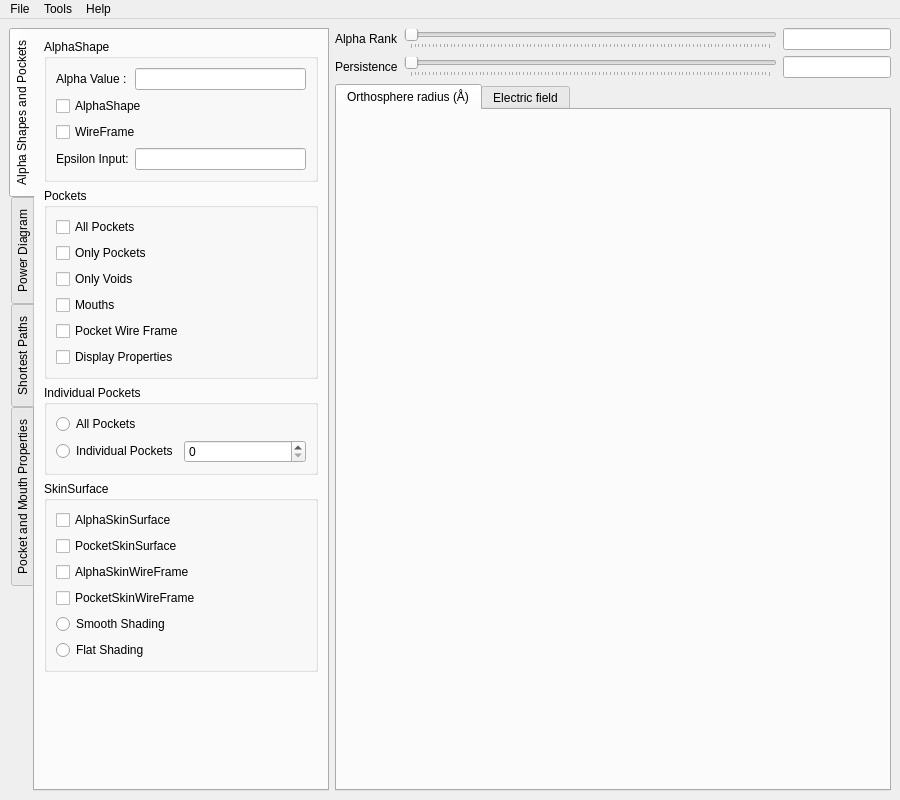
<?xml version="1.0" encoding="UTF-8"?>
<ui version="4.0">
 <class>MainWindow</class>
 <widget class="QMainWindow" name="MainWindow">
  <property name="geometry">
   <rect>
    <x>0</x>
    <y>0</y>
    <width>900</width>
    <height>800</height>
   </rect>
  </property>
  <property name="windowTitle">
   <string>MainWindow</string>
  </property>
  <widget class="QWidget" name="centralwidget">
   <layout class="QHBoxLayout" name="horizontalLayout" stretch="1,5">
    <item>
     <widget class="QTabWidget" name="tabWidget">
      <property name="minimumSize">
       <size>
        <width>320</width>
        <height>0</height>
       </size>
      </property>
      <property name="tabPosition">
       <enum>QTabWidget::West</enum>
      </property>
      <property name="currentIndex">
       <number>0</number>
      </property>
      <widget class="QWidget" name="tabWidgetPage2">
       <attribute name="title">
        <string>Alpha Shapes and Pockets</string>
       </attribute>
       <layout class="QVBoxLayout" name="verticalLayout_3">
        <item>
         <widget class="QGroupBox" name="groupBoxAlphaShape">
          <property name="title">
           <string>AlphaShape</string>
          </property>
          <layout class="QGridLayout" name="gridLayout_2">
           <item row="0" column="0">
            <widget class="QLabel" name="labelAlphaValue">
             <property name="text">
              <string>Alpha Value :</string>
             </property>
            </widget>
           </item>
           <item row="0" column="1">
            <widget class="QLineEdit" name="lineEditAlphaValue"/>
           </item>
           <item row="1" column="0" colspan="2">
            <widget class="QCheckBox" name="checkBoxAlphaShape">
             <property name="text">
              <string>AlphaShape</string>
             </property>
            </widget>
           </item>
           <item row="2" column="0" colspan="2">
            <widget class="QCheckBox" name="checkBoxWireFrame">
             <property name="text">
              <string>WireFrame</string>
             </property>
            </widget>
           </item>
           <item row="3" column="0">
            <widget class="QLabel" name="label">
             <property name="text">
              <string>Epsilon Input:</string>
             </property>
            </widget>
           </item>
           <item row="3" column="1">
            <widget class="QLineEdit" name="lineEditEpsilonInput"/>
           </item>
          </layout>
         </widget>
        </item>
        <item>
         <widget class="QGroupBox" name="groupBoxPockets">
          <property name="title">
           <string>Pockets</string>
          </property>
          <layout class="QVBoxLayout" name="verticalLayout_2">
           <item>
            <widget class="QCheckBox" name="checkBoxAllPockets">
             <property name="text">
              <string>All Pockets</string>
             </property>
            </widget>
           </item>
           <item>
            <widget class="QCheckBox" name="checkBoxOnlyPockets">
             <property name="text">
              <string>Only Pockets</string>
             </property>
            </widget>
           </item>
           <item>
            <widget class="QCheckBox" name="checkBoxOnlyVoids">
             <property name="text">
              <string>Only Voids</string>
             </property>
            </widget>
           </item>
           <item>
            <widget class="QCheckBox" name="checkBoxAllMouths">
             <property name="text">
              <string>Mouths</string>
             </property>
            </widget>
           </item>
           <item>
            <widget class="QCheckBox" name="checkBoxPocketWireFrame">
             <property name="text">
              <string>Pocket Wire Frame</string>
             </property>
            </widget>
           </item>
           <item>
            <widget class="QCheckBox" name="checkBoxVolumeEnabled">
             <property name="text">
              <string>Display Properties</string>
             </property>
            </widget>
           </item>
          </layout>
         </widget>
        </item>
        <item>
         <widget class="QGroupBox" name="groupBoxIndivPockets">
          <property name="title">
           <string>Individual Pockets</string>
          </property>
          <layout class="QGridLayout" name="gridLayout_6">
           <item row="0" column="0">
            <widget class="QRadioButton" name="radioButtonAllPockets">
             <property name="text">
              <string>All Pockets</string>
             </property>
            </widget>
           </item>
           <item row="1" column="0">
            <widget class="QRadioButton" name="radioButtonIndivPockets">
             <property name="text">
              <string>Individual Pockets</string>
             </property>
            </widget>
           </item>
           <item row="1" column="1">
            <widget class="QSpinBox" name="spinBoxPockets"/>
           </item>
          </layout>
         </widget>
        </item>
        <item>
         <widget class="QGroupBox" name="groupBoxSkinSurface">
          <property name="title">
           <string>SkinSurface</string>
          </property>
          <layout class="QVBoxLayout" name="verticalLayout_4">
           <item>
            <widget class="QCheckBox" name="checkBoxAlphaSkinSolid">
             <property name="text">
              <string>AlphaSkinSurface</string>
             </property>
            </widget>
           </item>
           <item>
            <widget class="QCheckBox" name="checkBoxPocketSkinSolid">
             <property name="text">
              <string>PocketSkinSurface</string>
             </property>
            </widget>
           </item>
           <item>
            <widget class="QCheckBox" name="checkBoxAlphaSkinWireFrame">
             <property name="text">
              <string>AlphaSkinWireFrame</string>
             </property>
            </widget>
           </item>
           <item>
            <widget class="QCheckBox" name="checkBoxPocketSkinWireFrame">
             <property name="text">
              <string>PocketSkinWireFrame</string>
             </property>
            </widget>
           </item>
           <item>
            <widget class="QRadioButton" name="radioButtonSmooth">
             <property name="text">
              <string>Smooth Shading</string>
             </property>
            </widget>
           </item>
           <item>
            <widget class="QRadioButton" name="radioButtonFlat">
             <property name="text">
              <string>Flat Shading</string>
             </property>
            </widget>
           </item>
          </layout>
         </widget>
        </item>
        <item>
         <spacer name="verticalSpacer_2">
          <property name="orientation">
           <enum>Qt::Vertical</enum>
          </property>
          <property name="sizeHint" stdset="0">
           <size>
            <width>20</width>
            <height>40</height>
           </size>
          </property>
         </spacer>
        </item>
       </layout>
      </widget>
      <widget class="QWidget" name="tabWidgetPage1">
       <attribute name="title">
        <string>Power Diagram</string>
       </attribute>
       <layout class="QVBoxLayout" name="verticalLayout_9">
        <item>
         <widget class="QGroupBox" name="groupBox">
          <property name="title">
           <string>PowerDiagram</string>
          </property>
          <layout class="QVBoxLayout" name="verticalLayout_6">
           <item>
            <widget class="QCheckBox" name="checkPowerDiag">
             <property name="text">
              <string>Show Power Diagram</string>
             </property>
             <property name="checked">
              <bool>true</bool>
             </property>
            </widget>
           </item>
           <item>
            <widget class="QCheckBox" name="checkComplementSpacePD">
             <property name="text">
              <string>Complement Space PD</string>
             </property>
             <property name="checked">
              <bool>true</bool>
             </property>
            </widget>
           </item>
           <item>
            <widget class="QCheckBox" name="checkInsideVerts">
             <property name="text">
              <string>Only Inside Vertices</string>
             </property>
             <property name="checked">
              <bool>true</bool>
             </property>
            </widget>
           </item>
           <item>
            <widget class="QCheckBox" name="checkPruneIsolatedVerts">
             <property name="text">
              <string>Prune Isolated Vertices</string>
             </property>
            </widget>
           </item>
           <item>
            <widget class="QCheckBox" name="checkEdgeIntersect">
             <property name="text">
              <string>Intersect Edges</string>
             </property>
            </widget>
           </item>
          </layout>
          <zorder>checkPowerDiag</zorder>
          <zorder>checkInsideVerts</zorder>
          <zorder>checkPruneIsolatedVerts</zorder>
          <zorder>checkEdgeIntersect</zorder>
          <zorder>checkComplementSpacePD</zorder>
         </widget>
        </item>
        <item>
         <widget class="QGroupBox" name="cHullBox">
          <property name="title">
           <string>Convex Hull</string>
          </property>
          <layout class="QVBoxLayout" name="verticalLayout_7">
           <item>
            <widget class="QCheckBox" name="checkCHull">
             <property name="text">
              <string>Show Convex Hull</string>
             </property>
            </widget>
           </item>
           <item>
            <widget class="QCheckBox" name="checkCHullWireFrame">
             <property name="text">
              <string>Convex Hull Wireframe</string>
             </property>
            </widget>
           </item>
           <item>
            <widget class="QCheckBox" name="checkCHullNorm">
             <property name="text">
              <string>Show Hull Normals</string>
             </property>
            </widget>
           </item>
          </layout>
         </widget>
        </item>
        <item>
         <widget class="QGroupBox" name="groupBoxProtein">
          <property name="title">
           <string>Space Fill Visualization</string>
          </property>
          <layout class="QVBoxLayout" name="verticalLayout_8">
           <item>
            <widget class="QCheckBox" name="checkSpaceFill">
             <property name="text">
              <string>Show Space Fill Molecule</string>
             </property>
             <property name="checked">
              <bool>true</bool>
             </property>
            </widget>
           </item>
           <item>
            <widget class="QCheckBox" name="checkSpaceFillPD">
             <property name="text">
              <string>Show Space Fill PD</string>
             </property>
            </widget>
           </item>
          </layout>
         </widget>
        </item>
        <item>
         <spacer name="verticalSpacer">
          <property name="orientation">
           <enum>Qt::Vertical</enum>
          </property>
          <property name="sizeHint" stdset="0">
           <size>
            <width>20</width>
            <height>40</height>
           </size>
          </property>
         </spacer>
        </item>
       </layout>
       <zorder>groupBox</zorder>
       <zorder>cHullBox</zorder>
       <zorder>groupBoxProtein</zorder>
       <zorder>verticalSpacer</zorder>
      </widget>
      <widget class="QWidget" name="tab">
       <attribute name="title">
        <string>Shortest Paths</string>
       </attribute>
       <layout class="QVBoxLayout" name="verticalLayout_10">
        <item>
         <widget class="QGroupBox" name="groupBox_2">
          <property name="title">
           <string>Escape Paths</string>
          </property>
          <layout class="QVBoxLayout" name="verticalLayout_5">
           <item>
            <layout class="QHBoxLayout" name="horizontalLayout_2">
             <item>
              <widget class="QLabel" name="startLabel">
               <property name="text">
                <string>Start Node:</string>
               </property>
               <property name="alignment">
                <set>Qt::AlignRight|Qt::AlignTrailing|Qt::AlignVCenter</set>
               </property>
              </widget>
             </item>
             <item>
              <widget class="QLabel" name="startIndexLabel">
               <property name="text">
                <string>-1</string>
               </property>
              </widget>
             </item>
            </layout>
           </item>
           <item>
            <layout class="QHBoxLayout" name="horizontalLayout_4">
             <item>
              <widget class="QLabel" name="label_2">
               <property name="text">
                <string>Target Node:</string>
               </property>
               <property name="alignment">
                <set>Qt::AlignRight|Qt::AlignTrailing|Qt::AlignVCenter</set>
               </property>
              </widget>
             </item>
             <item>
              <widget class="QLabel" name="targetIndexLabel">
               <property name="text">
                <string>-1</string>
               </property>
              </widget>
             </item>
            </layout>
           </item>
           <item>
            <widget class="QPushButton" name="buttonShortestEscapePath">
             <property name="text">
              <string>Find Shortest Escape Path</string>
             </property>
            </widget>
           </item>
           <item>
            <widget class="QPushButton" name="buttonShortestEscapePathAll">
             <property name="text">
              <string>Find Shortest Escape Path (All)</string>
             </property>
            </widget>
           </item>
           <item>
            <widget class="QPushButton" name="buttonShortestEscapePathRepeated">
             <property name="text">
              <string>Escape paths (Repeated Dijkstra)</string>
             </property>
            </widget>
           </item>
           <item>
            <layout class="QHBoxLayout" name="horizontalLayout_3">
             <item>
              <widget class="QLabel" name="label_3">
               <property name="text">
                <string>Max Iterations:</string>
               </property>
              </widget>
             </item>
             <item>
              <widget class="QLineEdit" name="maxIterDijkstra">
               <property name="text">
                <string>10</string>
               </property>
              </widget>
             </item>
            </layout>
           </item>
           <item>
            <widget class="QPushButton" name="buttonShortestSTPath">
             <property name="text">
              <string>Find Shortest Source-Target path</string>
             </property>
            </widget>
           </item>
           <item>
            <widget class="QCheckBox" name="checkShowPath">
             <property name="text">
              <string>Show Path(s)</string>
             </property>
             <property name="checked">
              <bool>true</bool>
             </property>
            </widget>
           </item>
           <item>
            <widget class="QCheckBox" name="checkShowPathSkin">
             <property name="text">
              <string>Show Path Skin</string>
             </property>
             <property name="checked">
              <bool>true</bool>
             </property>
            </widget>
           </item>
           <item>
            <widget class="QCheckBox" name="checkShowPathSkinWF">
             <property name="text">
              <string>Show Path Skin Wireframe</string>
             </property>
             <property name="checked">
              <bool>true</bool>
             </property>
            </widget>
           </item>
           <item>
            <widget class="QCheckBox" name="checkShowPathSpheres">
             <property name="text">
              <string>Show Path Spheres</string>
             </property>
            </widget>
           </item>
          </layout>
         </widget>
        </item>
        <item>
         <spacer name="verticalSpacer_3">
          <property name="orientation">
           <enum>Qt::Vertical</enum>
          </property>
          <property name="sizeHint" stdset="0">
           <size>
            <width>20</width>
            <height>40</height>
           </size>
          </property>
         </spacer>
        </item>
       </layout>
      </widget>
      <widget class="QWidget" name="tab_2">
       <attribute name="title">
        <string>Pocket and Mouth Properties</string>
       </attribute>
       <layout class="QVBoxLayout" name="verticalLayout_11">
        <item>
         <widget class="QGroupBox" name="groupBoxMoleclueProperties">
          <property name="title">
           <string>Molecular Properties</string>
          </property>
          <layout class="QGridLayout" name="gridLayout_3">
           <item row="0" column="0">
            <widget class="QLabel" name="labelMolTotalVolume">
             <property name="enabled">
              <bool>true</bool>
             </property>
             <property name="text">
              <string>Total Volume:</string>
             </property>
             <property name="alignment">
              <set>Qt::AlignRight|Qt::AlignTrailing|Qt::AlignVCenter</set>
             </property>
             <property name="buddy">
              <cstring>lineEditMolTotalVolume</cstring>
             </property>
            </widget>
           </item>
           <item row="0" column="1">
            <widget class="QLineEdit" name="lineEditMolTotalVolume"/>
           </item>
           <item row="1" column="0">
            <widget class="QLabel" name="labelMolTotalSurfaceArea">
             <property name="text">
              <string>Total Surface Area:</string>
             </property>
             <property name="alignment">
              <set>Qt::AlignRight|Qt::AlignTrailing|Qt::AlignVCenter</set>
             </property>
             <property name="buddy">
              <cstring>lineEditMolTotSurfArea</cstring>
             </property>
            </widget>
           </item>
           <item row="1" column="1">
            <widget class="QLineEdit" name="lineEditMolTotSurfArea"/>
           </item>
          </layout>
         </widget>
        </item>
        <item>
         <widget class="QGroupBox" name="groupBoxPocketProperties">
          <property name="title">
           <string>Pocket Properties</string>
          </property>
          <layout class="QGridLayout" name="gridLayout_4">
           <item row="0" column="0">
            <widget class="QLabel" name="labelPocketTotalVolume">
             <property name="text">
              <string>Total Volume:</string>
             </property>
             <property name="alignment">
              <set>Qt::AlignRight|Qt::AlignTrailing|Qt::AlignVCenter</set>
             </property>
             <property name="buddy">
              <cstring>lineEditPocketTotalVolume</cstring>
             </property>
            </widget>
           </item>
           <item row="0" column="1">
            <widget class="QLineEdit" name="lineEditPocketTotalVolume"/>
           </item>
           <item row="1" column="0">
            <widget class="QLabel" name="labelPocketTotalSurfaceArea">
             <property name="text">
              <string>Total Surface Area:</string>
             </property>
             <property name="alignment">
              <set>Qt::AlignRight|Qt::AlignTrailing|Qt::AlignVCenter</set>
             </property>
             <property name="buddy">
              <cstring>lineEditPocTotSurfArea</cstring>
             </property>
            </widget>
           </item>
           <item row="1" column="1">
            <widget class="QLineEdit" name="lineEditPocTotSurfArea"/>
           </item>
           <item row="2" column="0" colspan="2">
            <widget class="QTableWidget" name="tableWidgetPocket">
             <property name="columnCount">
              <number>5</number>
             </property>
             <column>
              <property name="text">
               <string>Identifier</string>
              </property>
             </column>
             <column>
              <property name="text">
               <string>Select</string>
              </property>
             </column>
             <column>
              <property name="text">
               <string>No.of Mouths</string>
              </property>
             </column>
             <column>
              <property name="text">
               <string>Volume</string>
              </property>
             </column>
             <column>
              <property name="text">
               <string>Surface Area</string>
              </property>
             </column>
            </widget>
           </item>
          </layout>
         </widget>
        </item>
        <item>
         <widget class="QGroupBox" name="groupBoxMouthProperties">
          <property name="title">
           <string>Mouth Properties</string>
          </property>
          <layout class="QGridLayout" name="gridLayout_5">
           <item row="0" column="0">
            <widget class="QLabel" name="labelMouthTotalSurfaceArea">
             <property name="text">
              <string>Total Surface Area:</string>
             </property>
             <property name="alignment">
              <set>Qt::AlignRight|Qt::AlignTrailing|Qt::AlignVCenter</set>
             </property>
             <property name="buddy">
              <cstring>lineEditMouthTotalSurfArea</cstring>
             </property>
            </widget>
           </item>
           <item row="0" column="1">
            <widget class="QLineEdit" name="lineEditMouthTotalSurfArea"/>
           </item>
           <item row="1" column="0" colspan="2">
            <widget class="QTableWidget" name="tableWidgetMouth">
             <property name="columnCount">
              <number>4</number>
             </property>
             <column>
              <property name="text">
               <string>Identifier</string>
              </property>
             </column>
             <column>
              <property name="text">
               <string>Select</string>
              </property>
             </column>
             <column>
              <property name="text">
               <string>Parent Pocket</string>
              </property>
             </column>
             <column>
              <property name="text">
               <string>Surface Area</string>
              </property>
             </column>
            </widget>
           </item>
          </layout>
         </widget>
        </item>
        <item>
         <spacer name="verticalSpacer_4">
          <property name="orientation">
           <enum>Qt::Vertical</enum>
          </property>
          <property name="sizeHint" stdset="0">
           <size>
            <width>20</width>
            <height>40</height>
           </size>
          </property>
         </spacer>
        </item>
       </layout>
      </widget>
     </widget>
    </item>
    <item>
     <layout class="QVBoxLayout" name="verticalLayout">
      <item>
       <layout class="QGridLayout" name="gridLayout" columnstretch="0,5,0">
        <item row="0" column="0">
         <widget class="QLabel" name="labelAlphaRank">
          <property name="text">
           <string>Alpha Rank</string>
          </property>
          <property name="buddy">
           <cstring>alphaSlider</cstring>
          </property>
         </widget>
        </item>
        <item row="0" column="1">
         <widget class="QSlider" name="alphaSlider">
          <property name="orientation">
           <enum>Qt::Horizontal</enum>
          </property>
          <property name="tickPosition">
           <enum>QSlider::TicksBelow</enum>
          </property>
         </widget>
        </item>
        <item row="0" column="2">
         <widget class="QLineEdit" name="lineEditAlphaRank"/>
        </item>
        <item row="1" column="0">
         <widget class="QLabel" name="labelPersistence">
          <property name="text">
           <string>Persistence</string>
          </property>
          <property name="buddy">
           <cstring>persistenceSlider</cstring>
          </property>
         </widget>
        </item>
        <item row="1" column="2">
         <widget class="QLineEdit" name="lineEditPersistenceRank"/>
        </item>
        <item row="1" column="1">
         <widget class="QSlider" name="persistenceSlider">
          <property name="orientation">
           <enum>Qt::Horizontal</enum>
          </property>
          <property name="tickPosition">
           <enum>QSlider::TicksBelow</enum>
          </property>
         </widget>
        </item>
       </layout>
      </item>
      <item>
       <widget class="QSplitter" name="splitter">
        <property name="minimumSize">
         <size>
          <width>200</width>
          <height>200</height>
         </size>
        </property>
        <property name="orientation">
         <enum>Qt::Vertical</enum>
        </property>
        <widget class="QTabWidget" name="graphTab">
         <property name="currentIndex">
          <number>0</number>
         </property>
         <widget class="QCustomPlot" name="radiusGraph">
          <property name="minimumSize">
           <size>
            <width>200</width>
            <height>200</height>
           </size>
          </property>
          <attribute name="title">
           <string>Orthosphere radius (Å)</string>
          </attribute>
         </widget>
         <widget class="QCustomPlot" name="elecFieldGraph">
          <property name="minimumSize">
           <size>
            <width>200</width>
            <height>220</height>
           </size>
          </property>
          <attribute name="title">
           <string>Electric field</string>
          </attribute>
         </widget>
        </widget>
       </widget>
      </item>
     </layout>
    </item>
   </layout>
  </widget>
  <widget class="QMenuBar" name="menubar">
   <property name="geometry">
    <rect>
     <x>0</x>
     <y>0</y>
     <width>900</width>
     <height>22</height>
    </rect>
   </property>
   <widget class="QMenu" name="menuFile">
    <property name="title">
     <string>File</string>
    </property>
    <addaction name="actionOpen"/>
    <addaction name="actionOpen_With_incremented_Radius"/>
    <addaction name="actionOpen_As_Points"/>
    <addaction name="separator"/>
    <addaction name="actionSave_Graph"/>
    <addaction name="actionSave_Current_Path"/>
    <addaction name="separator"/>
    <addaction name="actionExit"/>
   </widget>
   <widget class="QMenu" name="menuTools">
    <property name="title">
     <string>Tools</string>
    </property>
    <addaction name="actionAlphaZero"/>
    <addaction name="actionChangeFiltration"/>
    <addaction name="actionUndoChange"/>
   </widget>
   <widget class="QMenu" name="menuHelp">
    <property name="title">
     <string>Help</string>
    </property>
    <addaction name="actionAbout"/>
   </widget>
   <addaction name="menuFile"/>
   <addaction name="menuTools"/>
   <addaction name="menuHelp"/>
  </widget>
  <action name="actionOpen">
   <property name="text">
    <string>Open</string>
   </property>
  </action>
  <action name="actionOpen_With_incremented_Radius">
   <property name="text">
    <string>Open (With Incremented Radius)</string>
   </property>
  </action>
  <action name="actionOpen_As_Points">
   <property name="text">
    <string>Open As Points</string>
   </property>
  </action>
  <action name="actionSave_Graph">
   <property name="text">
    <string>Save Graph</string>
   </property>
  </action>
  <action name="actionSave_Current_Path">
   <property name="text">
    <string>Save Current Path(s)</string>
   </property>
  </action>
  <action name="actionExit">
   <property name="text">
    <string>Exit</string>
   </property>
  </action>
  <action name="actionAlphaZero">
   <property name="text">
    <string>Alpha Value = 0.0</string>
   </property>
  </action>
  <action name="actionChangeFiltration">
   <property name="text">
    <string>Change Filtration</string>
   </property>
  </action>
  <action name="actionUndoChange">
   <property name="text">
    <string>Undo Change</string>
   </property>
  </action>
  <action name="actionAbout">
   <property name="text">
    <string>About</string>
   </property>
  </action>
 </widget>
 <customwidgets>
  <customwidget>
   <class>QCustomPlot</class>
   <extends>QWidget</extends>
   <header>qcustomplot.h</header>
   <container>1</container>
  </customwidget>
 </customwidgets>
 <resources/>
 <connections/>
</ui>
